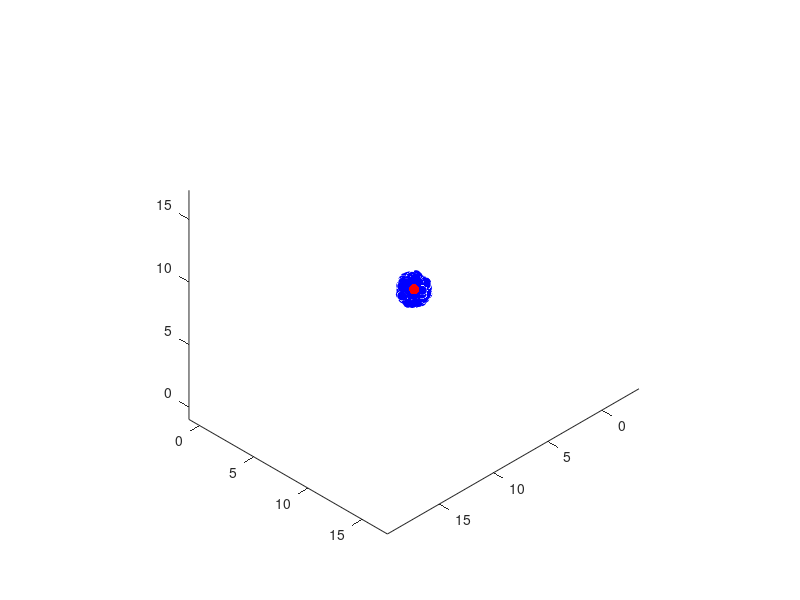

Reproduce this figure in MATLAB. (Note: this script raises an error after producing the figure.)
% SVD: reconstruction of potential

clear variables, close all

% number of sources
N = 1000;
% number of targets
M = 2000;

% radius of sources
R0 = 1;
% inner radius of targets
R1 = 0;
% outer radius of targets
R2 = 10;

% desired tolerance
eps = logspace(-1,-10,10);

% source points
r = R0*rand(N,1);
theta = pi*rand(N,1);
phi = 2*pi*rand(N,1);
P = [r.*sin(theta).*cos(phi) r.*sin(theta).*sin(phi) r.*cos(theta)];

% charges
q = ones(N,1);

% target points
s = sqrt(3)*linspace(R1,max(R2),M)';
Q = [s s s];

% plot
h1 = figure; hold on, axis equal, view([1 1 1])
plot3(P(:,1),P(:,2),P(:,3),'o','MarkerSize',6,'MarkerEdgeColor','b','MarkerFaceColor','b');
plot3(Q(:,1),Q(:,2),Q(:,3),'o','MarkerSize',6,'MarkerEdgeColor','r','MarkerFaceColor','r');

% calculate 1/r matrix (assume point charge q = 1)
D = distance(Q,P);
% kernel matrix K
K = 1./D;

% exact potential
Vex = K*q;

% singular value decomposition
[U,S,V] = svd(K);
sigma = diag(S);

% get truncation
% sigma in increasing order
sigma2 = sort(sigma);
normrKr2 = cumsum(sigma2.^2);

% norm of K
normK2 = norm(K,'fro')^2;
h2 = figure; hold on
%plot(1:M,Vex,'r')

for i = 1:length(eps)
    ir = find(normrKr2 <= eps(i)^2*normK2,1,'last');
    r = length(sigma)-ir+1;
    
    nr(i) = r;
    Kr = U(:,1:r)*S(1:r,1:r)*V(:,1:r)';
    Vr(:,i) = Kr*q;
end
plot(sqrt(sum(Q.^2,2)),log10(abs(Vr-repmat(Vex,1,length(eps)))./repmat(Vex,1,length(eps))))
xlabel('curvilinear coordinate');
ylabel('log10 of relative error on potential');
legendCell = cellstr(num2str([eps' nr'], 'eps = %5.0e, r = %-d'));
legend(legendCell);
figuresetup(h2);
